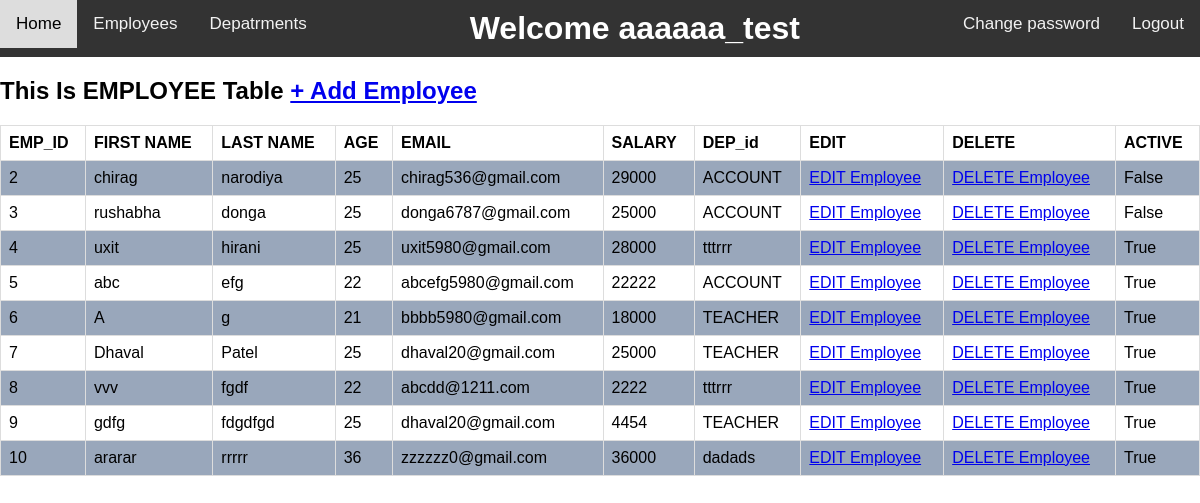
The page /emp_list/ (signed in) on the database its author committed.
### members/models.py (models this page shows, shortened)
class Employee(models.Model):
    f_name = models.CharField(max_length=255)
    l_name = models.CharField(max_length=255)
    age = models.IntegerField()
    dep = models.ForeignKey('Dep', on_delete=models.CASCADE)
    salary = models.IntegerField(null=True)
    email = models.EmailField(max_length=254, null=True)
    active = models.BooleanField(default=True)

class Dep(models.Model):
    dep_name = models.CharField(max_length=255)
    dep_location = models.CharField(max_length=255)

### members/views.py (the view)
# urls.py: path('emp_list/', views.emp_list, name='emp_list'),
@login_required(login_url="/login/")
def emp_list(request):
    name = request.user.first_name
    emp_list = Employee.objects.all()
    template = loader.get_template('emp_list.html')
    context = {
        'emp_list': emp_list,
        'f_name': name
    }
    return HttpResponse(template.render(context, request))

### members/templates/emp_list.html (shortened to what this page needs)
{% extends "master.html" %}
{% block content %}
<h2>This Is EMPLOYEE Table <a href="{% url 'add_employee' %}"> + Add Employee</a> </h2>
<table>
    <tr>
    <th>EMP_ID</th>
    <th>FIRST NAME</th>
    <th>LAST NAME</th>
    <th>AGE</th>
    <th>EMAIL</th>
    <th>SALARY</th>
    <th>DEP_id</th>
    <th>EDIT</th>
    <th>DELETE</th>
    <th>ACTIVE</th>
  </tr>
  {% for emp_obj in emp_list %}
  <tr>
    <td>{{emp_obj.id}}</td>
    <td>{{emp_obj.f_name}}</td>
    <td>{{emp_obj.l_name}}</td>
    <td>{{emp_obj.age}}</td>
    <td>{{emp_obj.email}}</td>
    <td>{{emp_obj.salary}}</td>
      <td>{{emp_obj.dep.dep_name}}</td>
      <td> <a href="{% url 'edit_emp' emp_obj.id %}"> EDIT Employee</a> </td>
      <td> <a href="{% url 'delete_emp' emp_obj.id %}"> DELETE Employee</a> </td>
      <td>{{emp_obj.active}}</td>
  </tr>
  {% endfor %}
</table>
{% endblock %}

### members/templates/master.html (shortened to what this page needs)
<!DOCTYPE html>
<html>
<head>
</head>
<body>
<div class="topnav">
  <a href="{% url 'home' %}">Home</a>
  <a href="{% url 'emp_list' %}">Employees</a>
  <a href="{% url 'dep_list' %}">Depatrments</a>
    <div style="float: right">
  <a href="{% url 'change_password' %}" >Change password</a>
  <a href="{% url 'logout' %}">Logout</a>
    </div>
<h1 style="text-align:center;color:white;margin:10px">Welcome {{ f_name }}</h1>
</div>
{% block content %}
{% endblock %}
</body>
</html>

### rows shown on the page
Employee: id "2", f_name "chirag", l_name "narodiya", age "25", email "chirag536@gmail.com", salary "29000", dep.dep_name "ACCOUNT", active "False"
Employee: id "3", f_name "rushabha", l_name "donga", age "25", email "donga6787@gmail.com", salary "25000", dep.dep_name "ACCOUNT", active "False"
Employee: id "4", f_name "uxit", l_name "hirani", age "25", email "uxit5980@gmail.com", salary "28000", dep.dep_name "tttrrr", active "True"
Employee: id "5", f_name "abc", l_name "efg", age "22", email "abcefg5980@gmail.com", salary "22222", dep.dep_name "ACCOUNT", active "True"
Employee: id "6", f_name "A", l_name "g", age "21", email "bbbb5980@gmail.com", salary "18000", dep.dep_name "TEACHER", active "True"
Employee: id "7", f_name "Dhaval", l_name "Patel", age "25", email "dhaval20@gmail.com", salary "25000", dep.dep_name "TEACHER", active "True"
Employee: id "8", f_name "vvv", l_name "fgdf", age "22", email "abcdd@1211.com", salary "2222", dep.dep_name "tttrrr", active "True"
Employee: id "9", f_name "gdfg", l_name "fdgdfgd", age "25", email "dhaval20@gmail.com", salary "4454", dep.dep_name "TEACHER", active "True"
Employee: id "10", f_name "ararar", l_name "rrrrr", age "36", email "zzzzzz0@gmail.com", salary "36000", dep.dep_name "dadads", active "True"

### other values the page prints
{{ f_name }} "aaaaaa_test"
